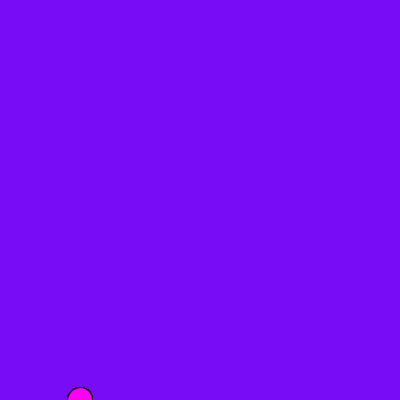
Frame 1 (no input)
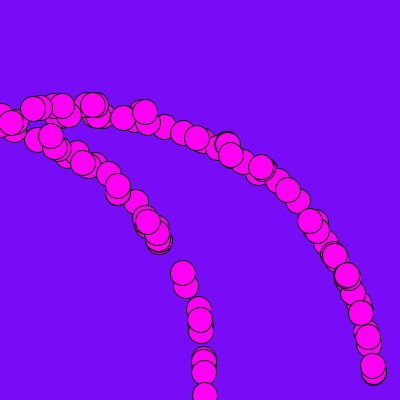
Frame 60 (the mouse pressed at the canvas centre just before this capture)
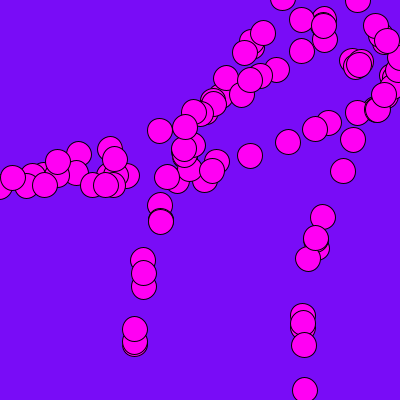
Frame 120 (the mouse held since frame 60 and released just before this capture)

The Processing sketch that drew these frames (run headless with seeded random() and noise(); from frame 60 on, the mouse is pressed at the canvas centre):

// Processing sketch: processing_96188
// ── processing_96188.pde

color bg = color(100);
color fg = color(200);
int balls=100;
int radius = 25;
float x[]=new float[balls], y[]=new float[balls], vx[]=new float[balls], vy[]=new float[balls] ;
 
void setup()
{
  size(400, 400);
  for (int i=0;i<balls;i++)
  {
    x[i] = width/5;
    y[i] = height/1;
    float a = random(TWO_PI);
    vx[i] = cos(a)*5;
    vy[i] = sin(a)*5;
  }
}
 
void draw()
{
  background(121,12,247);
  fill(255,0,243);
  for (int i=0;i<balls;i++)   ellipse(x[i], y[i], radius, radius);
  move();
  collide();
}
 
void move()
{
  float dt = 1;
  for (int i=0;i<balls;i++)
  {
    x[i] += vx[i]*dt;
    y[i] += vy[i]*dt;
  }
}
 
void collide()
{
  for (int i=0;i<balls;i++)
  {
  if ( x[i]<0 || x[i]>width ) vx[i] = -vx[i];
  if ( y[i]<0 || y[i]>height ) vy[i] = -vy[i];
}
}
